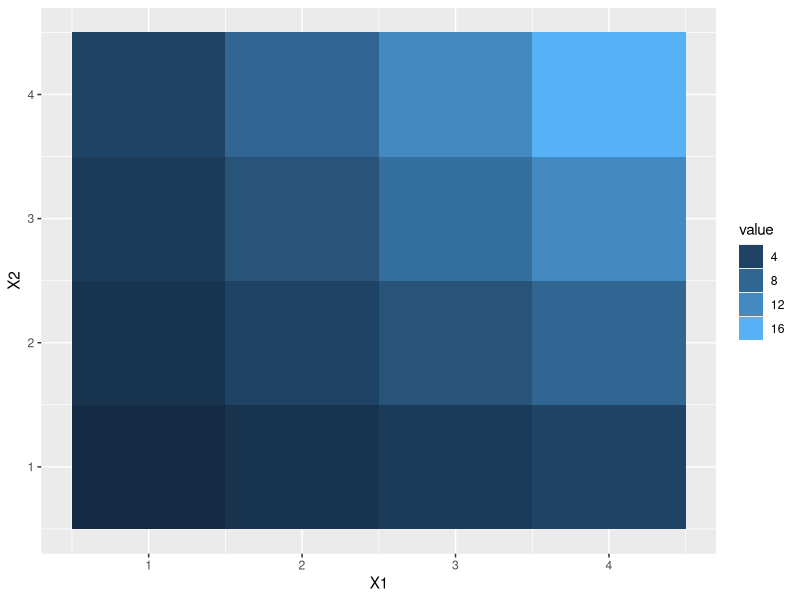
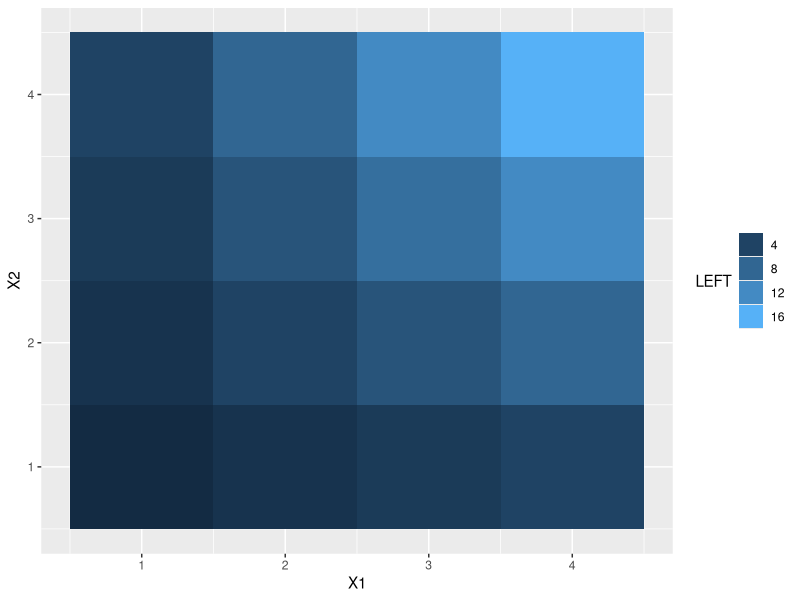
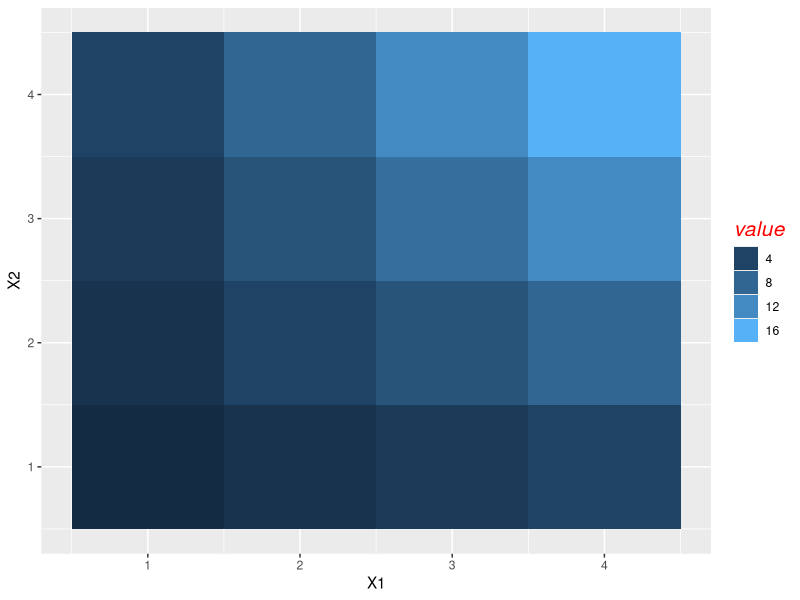
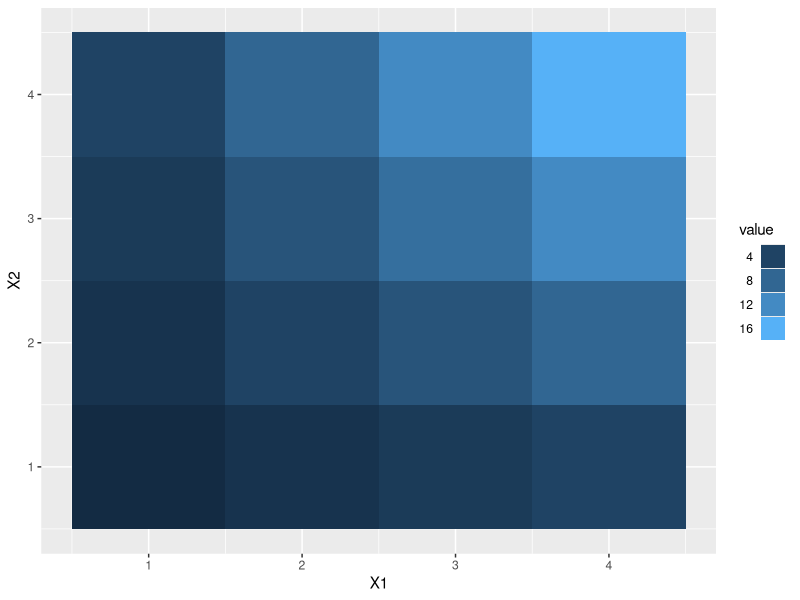
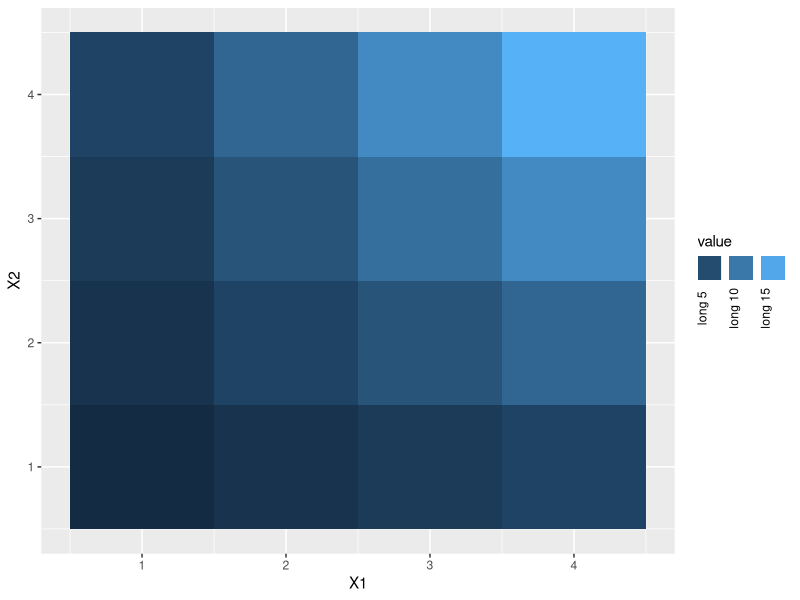
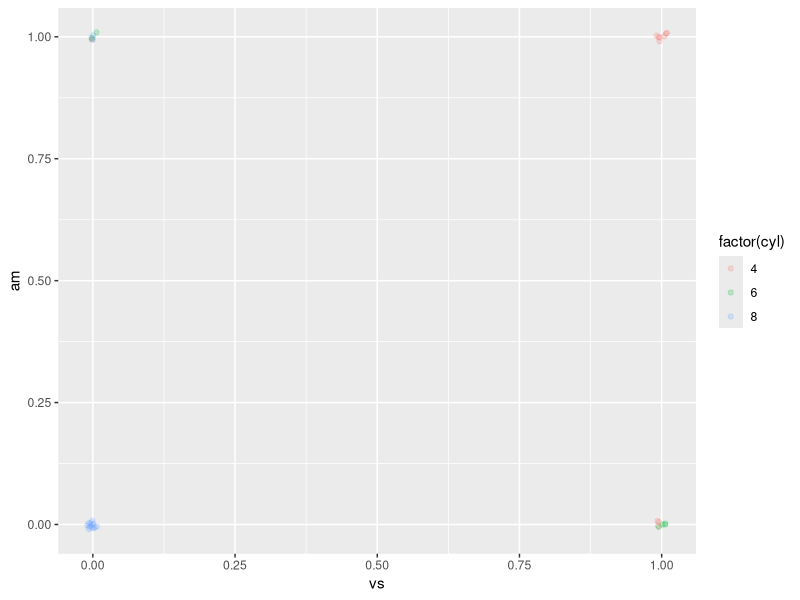
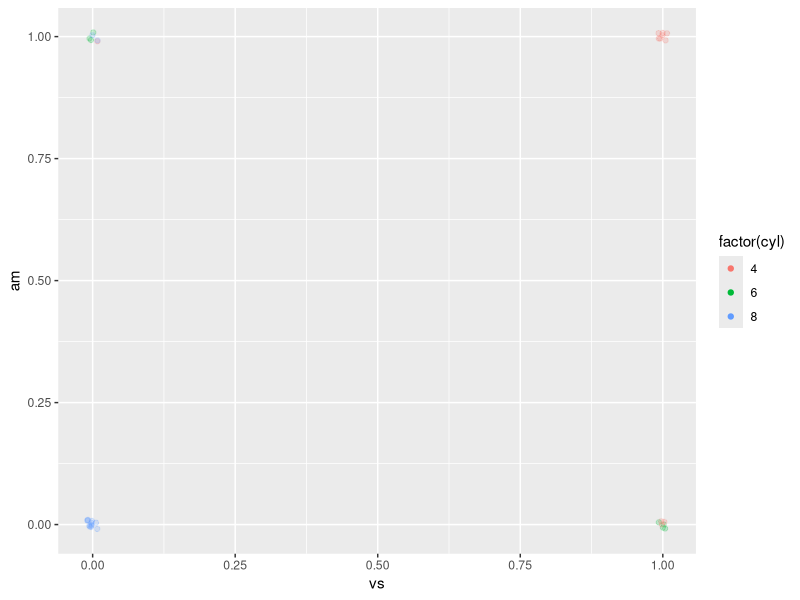
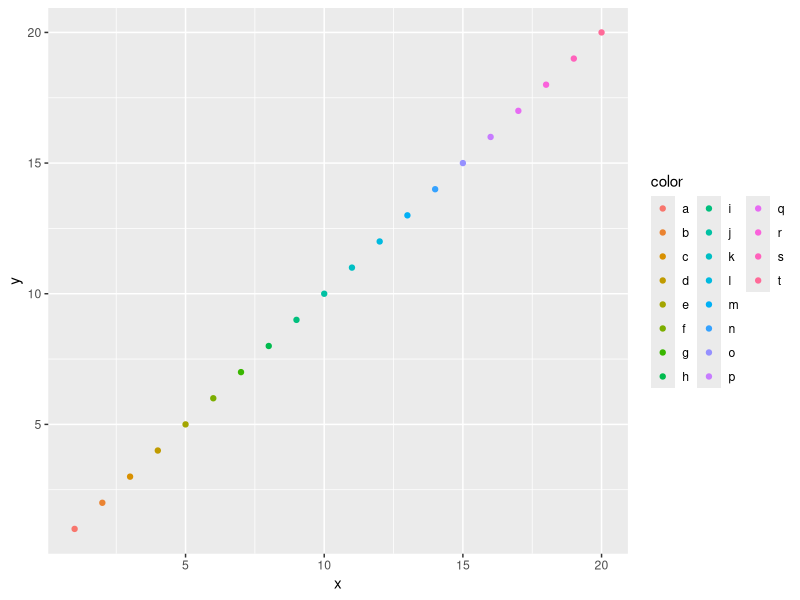

The R source for these figures, in order:
library(ggplot2)


### Name: guide_legend
### Title: Legend guide
### Aliases: guide_legend

### ** Examples

## No test: 
df <- reshape2::melt(outer(1:4, 1:4), varnames = c("X1", "X2"))

p1 <- ggplot(df, aes(X1, X2)) + geom_tile(aes(fill = value))
p2 <- p1 + geom_point(aes(size = value))

# Basic form
p1 + scale_fill_continuous(guide = guide_legend())

# Control styles

# title position
p1 + guides(fill = guide_legend(title = "LEFT", title.position = "left"))

# title text styles via element_text
p1 + guides(fill =
  guide_legend(
    title.theme = element_text(
      size = 15,
      face = "italic",
      colour = "red",
      angle = 0
    )
  )
)

# label position
p1 + guides(fill = guide_legend(label.position = "left", label.hjust = 1))

# label styles
p1 + scale_fill_continuous(breaks = c(5, 10, 15),
  labels = paste("long", c(5, 10, 15)),
  guide = guide_legend(
    direction = "horizontal",
    title.position = "top",
    label.position = "bottom",
    label.hjust = 0.5,
    label.vjust = 1,
    label.theme = element_text(angle = 90)
  )
)

# Set aesthetic of legend key
# very low alpha value make it difficult to see legend key
p3 <- ggplot(mtcars, aes(vs, am, colour = factor(cyl))) +
  geom_jitter(alpha = 1/5, width = 0.01, height = 0.01)
p3
# override.aes overwrites the alpha
p3 + guides(colour = guide_legend(override.aes = list(alpha = 1)))

# multiple row/col legends
df <- data.frame(x = 1:20, y = 1:20, color = letters[1:20])
p <- ggplot(df, aes(x, y)) +
  geom_point(aes(colour = color))
p + guides(col = guide_legend(nrow = 8))
p + guides(col = guide_legend(ncol = 8))
p + guides(col = guide_legend(nrow = 8, byrow = TRUE))

# reversed order legend
p + guides(col = guide_legend(reverse = TRUE))
## End(No test)
